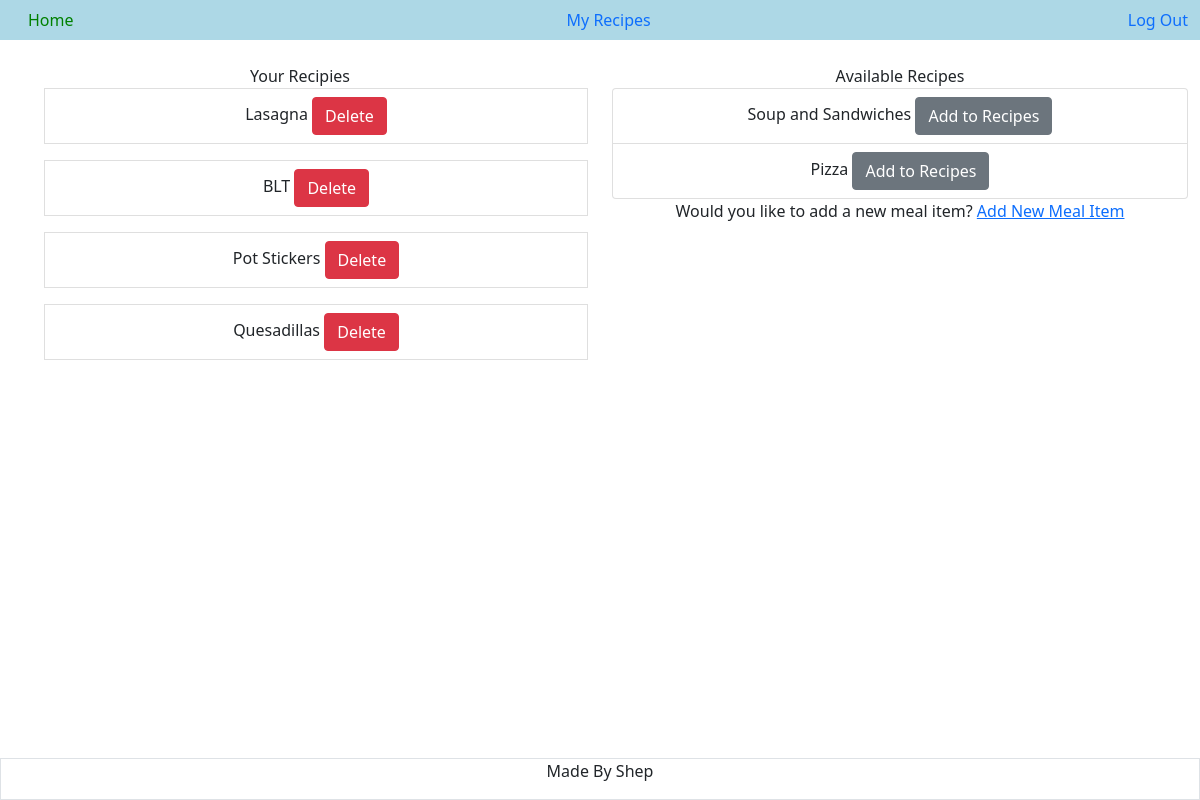
Before: /show_meal (signed in) with the older database file.
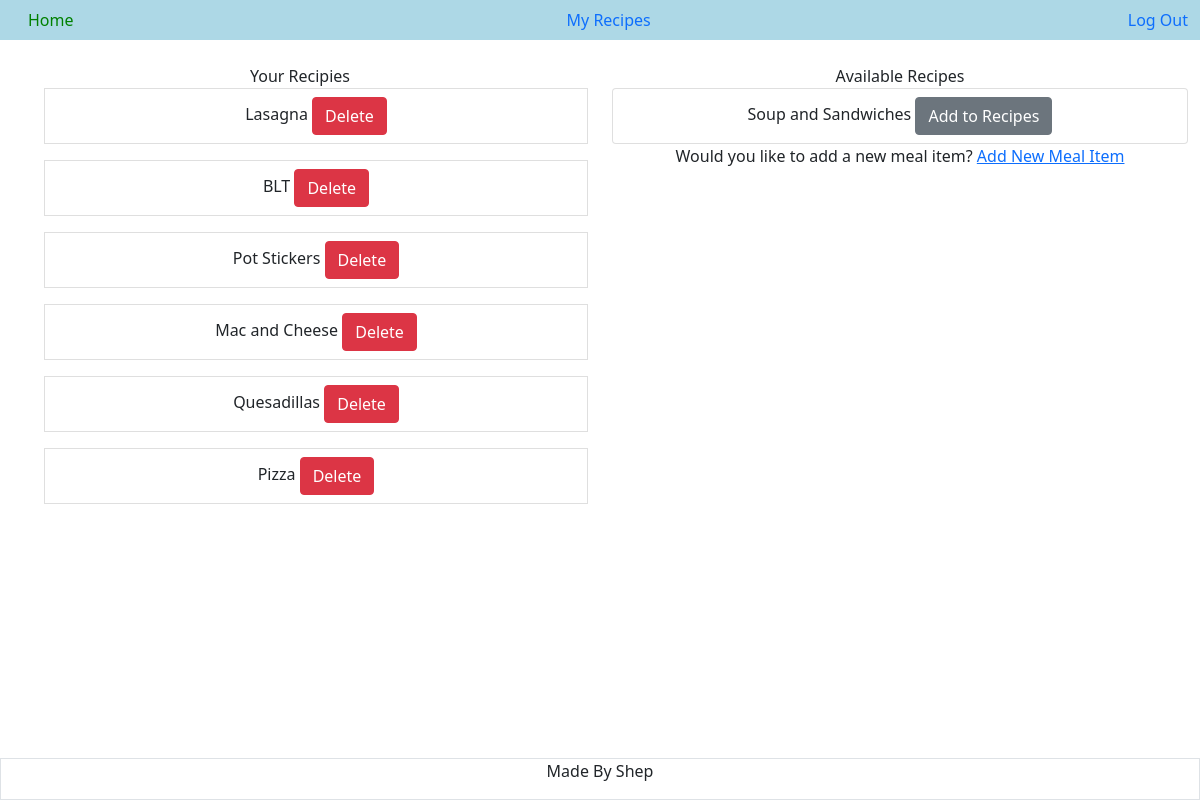
After: the same page with the newer database file.
### tables this page shows
CREATE TABLE meal_items (meal_id INTEGER PRIMARY KEY AUTOINCREMENT, meal_name TEXT NOT NULL, is_easy BOOL);

### app.py (the view)
@app.route("/show_meal", methods =["GET"])
@login_required
def show_meal():
    db = get_db()
    res = db.cursor().execute("SELECT meal_name, meal_items.meal_id FROM meal_items JOIN cookbook ON meal_items.meal_id = cookbook.meal_id WHERE cookbook.person_id == (?)", [session['user_id']])
    user_meals = res.fetchall()
    print("the users' meals are...")
    print(user_meals)
    recipes = db.cursor().execute("SELECT meal_name, meal_id FROM meal_items")
    all_meals = recipes.fetchall()
    db.close()
    return render_template("/food.html", user_meals = user_meals, all_meals = all_meals)

### app.py (called while the page is built)
def login_required(f):
    @wraps(f)
    def decorated_function(*args, **kwargs):
        if session.get("user_id") is None:
            return redirect("/login")
        return f(*args, **kwargs)
    return decorated_function

### templates/food.html
{% extends "layout.html" %}
{% block main %}
<container class="container">
    <div class="row">
        <div class="col">
            <h8> Your Recipies</h8>
            {% if user_meals %}
            {% for meal in user_meals %}
            <ul class="list group">
                <li class="list-group-item list-group-item-action">{{ meal[0] }}
                    <button class="btn btn-danger" onClick="delete_recipe(this.value, this.id)" name="delete_btn" type="button" id="{{ meal[1] }}" value =" {{ meal[0] }}"><a class="hidden_btn" href ="/show_meal">Delete</a></button>
                </li>
            </ul>
            {% endfor %}
            {% else %}
            <p>No Recipes Added</p>
            {% endif %}
        </div>
        <div class="col">
            <div>
                <h8>Available Recipes</h8>
                <ul class="list-group">
                    {% for meal in all_meals%}
                        {% if not meal in user_meals%}
                            <li class="list-group-item list-group-item-action"> {{ meal[0] }}
                            <button class="btn btn-secondary" type="button" name="add_recipe_btn" id=" {{ meal[1] }}" value=" {{ meal[0] }}"
                                onClick="add_recipe(this.value, this.id)"><a class="hidden_btn" href ="/show_meal">Add to Recipes</a></button>
                            </li>
                        {% endif %}
                    {% endfor %}
                </ul>
            </div>
            <h8>Would you like to add a new meal item?</h8>
            <a href="/add_meal">Add New Meal Item</a>
        </div>
    </div>
</container>
{% endblock %}

### templates/layout.html (shortened to what this page needs)
<!DOCTYPE html>
<html lang="en">
<head>
    <link href="https://cdn.jsdelivr.net/npm/bootstrap@5.1.3/dist/css/bootstrap.min.css"
 rel="stylesheet">
    <link href="/static/style.css" rel="stylesheet">
</head>
<body>
    <div class="container-fluid" id="navbar">
        <a class="nav-link" id="homebtn" href="/">Home</a>
        <div class="collapse navbar-collapse" id="navbar">
            {% if session["name"] %}
            <ul class="navbar-nav ms-auto list-group-horizontal">
                <li><a class="nav-link active" href="/show_meal">My Recipes</a></li>
            </ul>
            <ul class="navbar-nav ms-auto list-group-horizontal">
                <li class="nav-item"><a class="nav-link" href="/logout">Log Out</a></li>
            </ul>
            {% else %}
            <ul class="navbar-nav ms-auto mt-2 list-group-horizontal">
                <li><a class="nav-link" href="/login">Login</a></li>
                <li><a class="nav-link" href="/register">Register</a></li>
            </ul>
            {% endif %}
        </div>
    </div>
    <main class="container-fluid text-center">
        {% block main %}{% endblock %}
    </main>
    <footer class="footer fixed-bottom">
        <div class="container-fluid text-center align-items-end border">
            <p>Made By Shep
            </p>
        </div>
    </footer>
</body>
</html>

### static/style.css (style rules this page uses)
#navbar { display: flex; height: auto; background-color: lightblue; flex-wrap: none; margin: 0; width: 100%; }
#homebtn { color: green; }
body { min-height: 95vh; width: 100%; }
.hidden_btn { color: white; text-decoration: none; }
footer { align-self: flex-end; }

Changed rows visible on the page:
added meal_items: meal_name "Mac and Cheese", shown under "Your Recipies"
shown differently, row unchanged: meal_items "Pizza": moves from the list under "Available Recipes" to the list under "Your Recipies"
